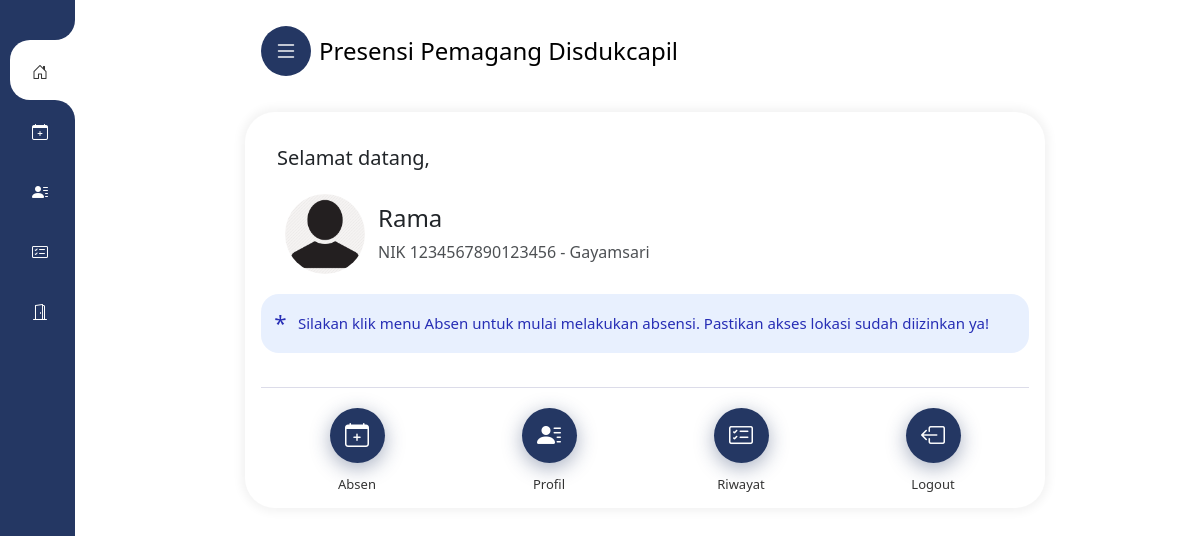
/beranda (signed in), run on the app's committed database.
### tables this page shows
CREATE TABLE `pengguna` (
  `id` int(11) NOT NULL,
  `nik` varchar(16) NOT NULL,
  `nama` varchar(30) NOT NULL,
  `password` varchar(255) NOT NULL,
  `penempatan_id` int(11) NOT NULL,
  `foto_profil` varchar(225) DEFAULT NULL
);

CREATE TABLE `penempatan` (
  `penempatan_id` int(11) NOT NULL,
  `penempatan_nama` varchar(50) NOT NULL,
  `alamat` varchar(255) NOT NULL,
  `latitude` varchar(30) NOT NULL,
  `longitude` varchar(30) NOT NULL,
  `link` varchar(255) NOT NULL
);

### beranda.php (the view, shortened to what this page needs)
<?php
include_once 'cfgall.php';
?>
<!DOCTYPE html>
<html>
<body>
	<div class="kolomkanan">
		<div class="mx-auto">
			<div class="card mb-5 p-3">
				<div class="leftP">
					<div>
						<div class="card-body" style="padding-top:0">
							<h5 class="card-title">Selamat datang,</h5>
						</div>
					</div>
					<div class="profileIcon leftC flex solo" style="padding-bottom:20px">
						<label class="a flexIns fc" for="forProfile">
							<span class="avatar flex center">
								<img class="iniprofil" src="foto_profil/<?php echo $nama_file; ?>"
									alt="<?php echo $nama_file; ?>">
							</span>
							<span class="n flex column">
								<span class="fontS">
									<h4>
										<?php echo $nama ?>
									</h4>
								</span>
								<p class="opacity" style="margin-bottom:0">
									NIK
									<?php echo $nik ?> -
									<?php echo $penempatan ?>
								</p>
							</span>
						</label>
					</div>
					<p class='note'>Silakan klik menu Absen untuk mulai melakukan absensi. Pastikan akses lokasi sudah diizinkan ya!</p>
				</div>
				<div class="menu-beranda">
					<div class="item">
						<div class="sa">
							<a href="./absensi">
								<div class="icon-wrapper bg-putih">
									<i class="bi bi-calendar-plus"></i>
								</div>
								<strong>Absen</strong>
							</a>
						</div>
					</div>
					<div class="item">
						<div class="sa">
							<a href="./profil">
								<div class="icon-wrapper bg-putih">
									<i class="bi bi-person-lines-fill"></i>
								</div>
								<strong>Profil</strong>
							</a>
						</div>
					</div>
					<div class="item">
						<div class="sa">
							<a href="./riwayat">
								<div class="icon-wrapper bg-putih">
									<i class="bi bi-card-checklist"></i>
								</div>
								<strong>Riwayat</strong>
							</a>
						</div>
					</div>
					<div class="item">
						<div class="sa">
							<a href="./logout">
								<div class="icon-wrapper bg-putih">
									<i class="bi bi-box-arrow-left"></i>
								</div>
								<strong>Logout</strong>
							</a>
						</div>
					</div>
				</div>
			</div>
		</div>
	</div>
</body>
</html>

### header/style.css (style rules this page uses)
a,a:hover,a:focus { color: inherit;text-decoration: none;transition: all 0.3s; }
.card, .modal-content { box-shadow: 0px 0px 10px 4px rgba(0, 0, 0, 0.05);border:none;border-radius: 30px; }
.bi { vertical-align: -.125em;pointer-events: none;fill: currentColor; }
.flex { display:flex }
.flex.column { flex-direction:column }
.leftC { padding-inline: 20px; }
.leftP { position: relative;left: 0;top: 0;right: 0;padding-block: 18px;background-color: inherit; }
.profileIcon .a { align-items: center; }
.flexIns { display: inline-flex; }
.profileIcon .avatar { margin-inline-start: calc((35px - 20px) / 2 - 4px);margin-inline-end: calc(((35px - 20px) / 2) + 6px); }
.flex.center { align-items: center;justify-content: center; }
.avatar { min-width: 42px;min-height: 42px;border-radius: 50%;background-color: #f5f3f2;background-size: 100%;background-position: center;background-repeat: no-repeat; }
.avatar .iniprofil { width:80px;height:80px;border-radius: 50%; }
.profileIcon .n { max-width: calc(100% - 45px); }
.opacity { opacity: .8; }
.menu-beranda { border-top: 1px solid #DCDCE9;padding-top: 20px;display: flex;align-items: flex-start;justify-content: space-between; }
.menu-beranda .item { flex: 1;text-align: center; }
.menu-beranda .item .sa { display:block; }
.menu-beranda .item .icon-wrapper { width: 55px;height: 55px;display: inline-flex;align-items: center;justify-content: center;border-radius: 50%;color: #fff;font-size: 24px;margin-bottom: 14px;box-shadow:0 5px 20px 0 #24376366;transition: all .3s ease; }
.bg-putih { background:#243763 }
.menu-beranda .item strong { display: block;color: #333333;font-weight: 500;font-size: 13px;line-height: 1.2em; }
@media only screen and (min-width: 576px) { .mx-auto { margin-top:20px } }
@media only screen and (min-width: 576px) { .kolomkanan { margin-left: 110px !important;margin-right: 20px !important; } }
.note { position:relative; padding:18px 20px;padding-inline-start:37px;border-radius:18px; color:#272eb5;background-color:#e8f0fe; font-size:15px; overflow:hidden }
.note::after { content:'\002A'; position:absolute;top:12px;left:12px;min-width:15px;text-align:center; font-size:1.4rem }

### beranda.php (style rules this page uses)
.mx-auto { max-width: 800px !important }
.card { margin-top: 10px; }

### data on the page
pengguna: nama "Rama", nik "1234567890123456", penempatan.penempatan_nama "Gayamsari"
